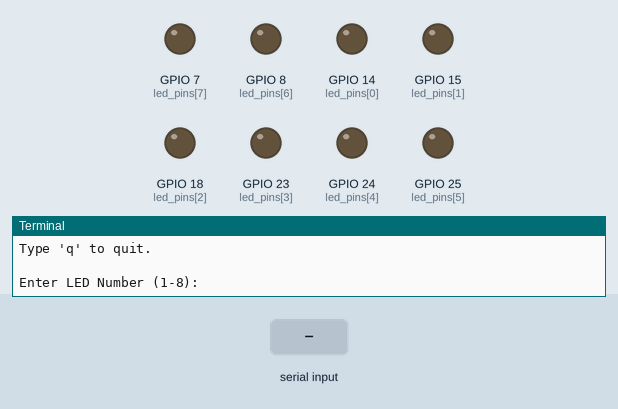
Recording of a program running on a simulated Raspberry Pi (BCM pin numbers). Shown: output pins drawn as LEDs (lit = HIGH), the last lines printed to the terminal. Inputs (shaded band) come from the test bench.

Above: at 1.2 s.
1.3 s: "5" typed at the terminal, then Enter
At 2.2 s:
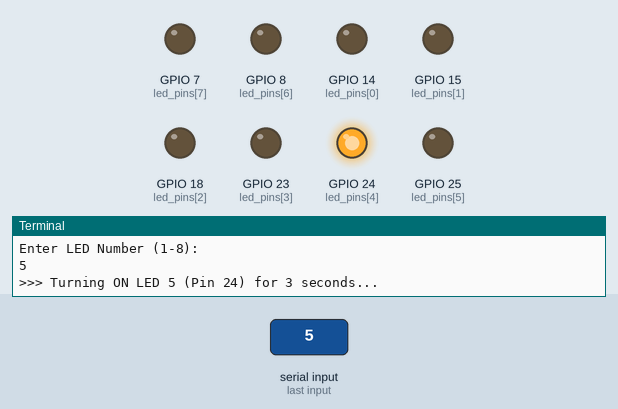
2.8 s: "1" typed at the terminal, then Enter
At 5.7 s:
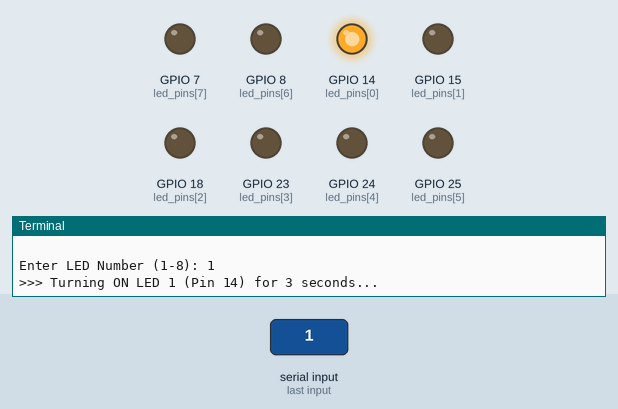
Timing chart, 0 to 8.8 s (numbered marks = the images above; inputs shaded):
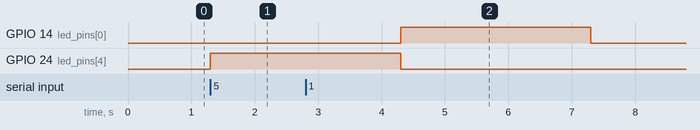

Measured:
- after the input at 1.3 s, GPIO 24 (led_pins[4]): LOW → HIGH at once
- after the input at 2.8 s, GPIO 14 (led_pins[0]): LOW → HIGH after 1.5 s, → LOW 3.0 s later

The program:

led_manual_test.py
```python
import RPi.GPIO as GPIO
import time

# Use BCM numbering
GPIO.setmode(GPIO.BCM)
GPIO.setwarnings(False)

# --- PIN MAPPING ---
# LED 1 -> Pin 8  (GPIO 14)
# LED 2 -> Pin 10 (GPIO 15)
# LED 3 -> Pin 12 (GPIO 18)
# LED 4 -> Pin 16 (GPIO 23)
# LED 5 -> Pin 18 (GPIO 24)
# LED 6 -> Pin 22 (GPIO 25)
# LED 7 -> Pin 24 (GPIO 8)
# LED 8 -> Pin 26 (GPIO 7)

led_pins = [14, 15, 18, 23, 24, 25, 8, 7]

print("--- MANUAL LED TESTER ---")
print("Type a number (1-8) to turn ON that LED.")
print("Type 'q' to quit.")

# Setup all pins as OUTPUT and OFF
for pin in led_pins:
    GPIO.setup(pin, GPIO.OUT)
    GPIO.output(pin, GPIO.LOW)

try:
    while True:
        # Ask user for input
        choice = input("\nEnter LED Number (1-8): ")

        if choice == 'q':
            break

        try:
            index = int(choice) - 1 # Convert 1-8 to 0-7 list index

            if 0 <= index < 8:
                target_pin = led_pins[index]
                print(f">>> Turning ON LED {choice} (Pin {target_pin}) for 3 seconds...")

                GPIO.output(target_pin, GPIO.HIGH)
                time.sleep(3) # Stay on for 3 seconds
                GPIO.output(target_pin, GPIO.LOW)

                print(">>> LED OFF.")
            else:
                print("Error: Please enter a number between 1 and 8.")

        except ValueError:
            print("Error: Invalid input.")

except KeyboardInterrupt:
    pass

print("\nExiting...")
GPIO.cleanup()
```
